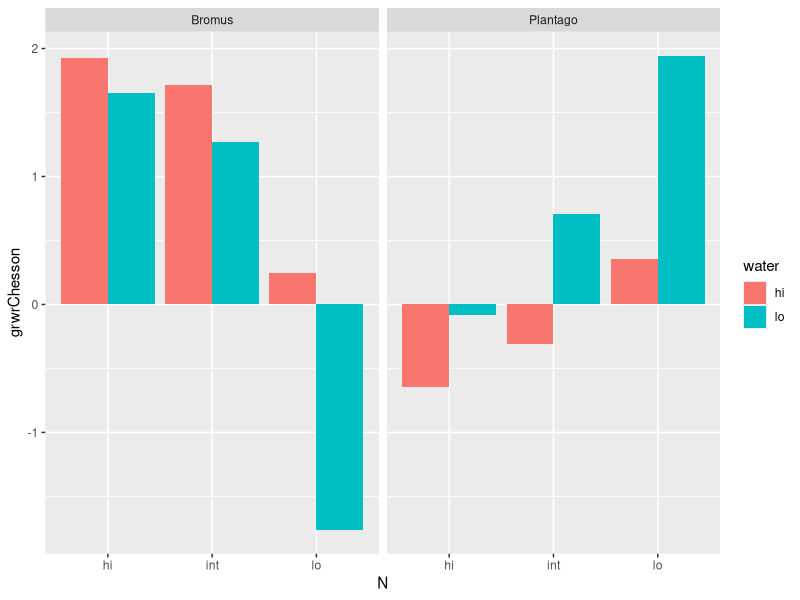
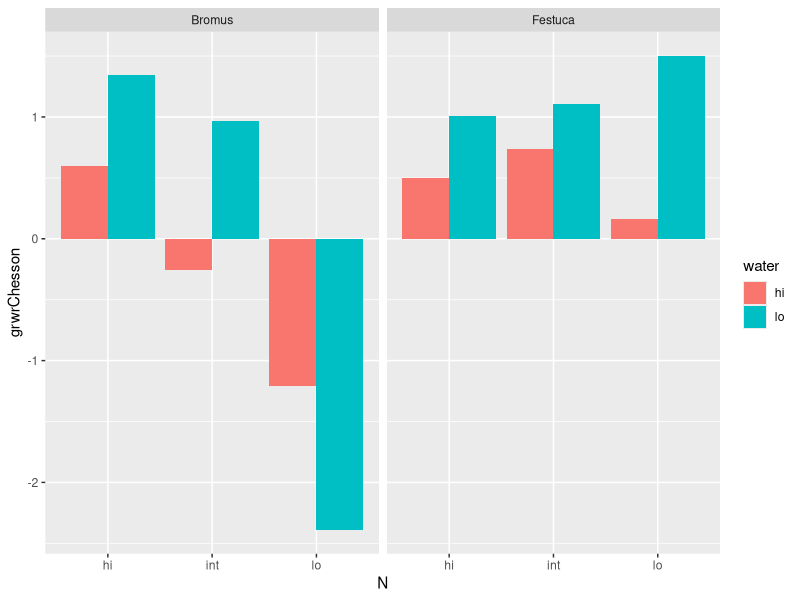
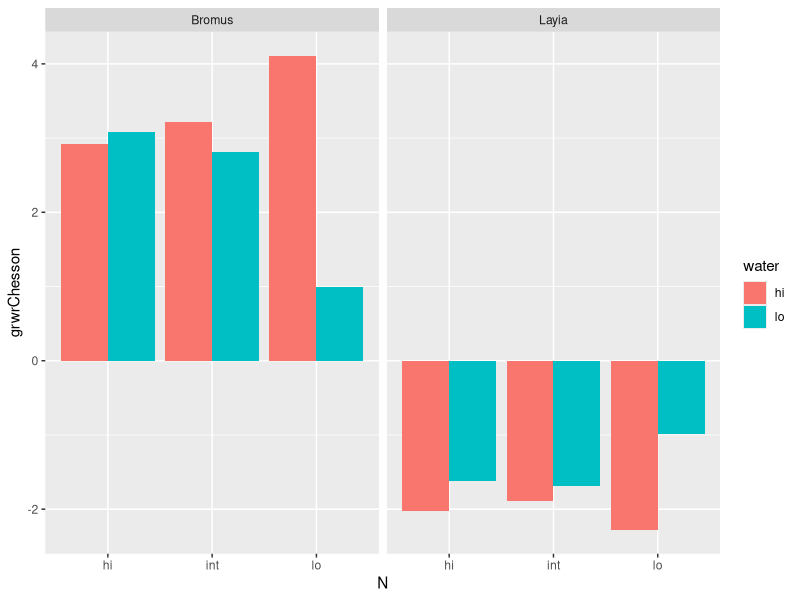
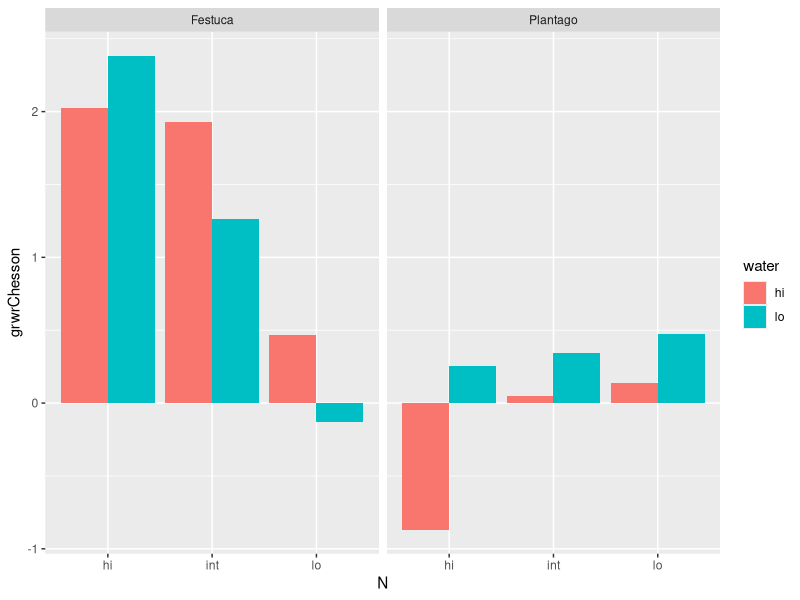
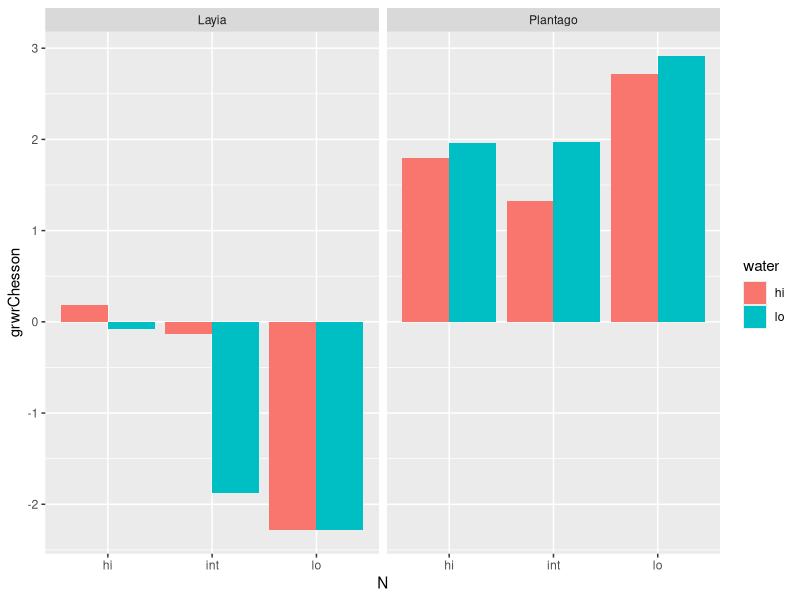
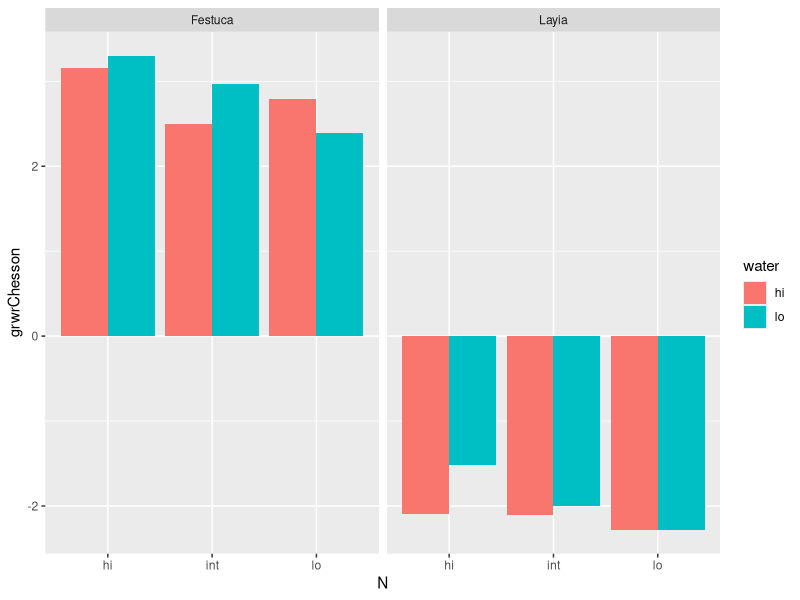

Write R code to recreate these figures, in order.
library(tidyverse)
library(gridExtra)
dat <- read.csv("Stan models/parameters.csv")

## Data manipulation
model.dat <- dat 
colnames(model.dat)[1] <- "species"
model.dat$species[which(model.dat$species == "Laya")] <- "Layia"
model.dat <- model.dat%>%
  pivot_longer(hi.water.hi.N:lo.water.lo.N, names_to ="treatment", values_to="values") %>%
  spread(param, values) 
colnames(model.dat)[2] <- "treatments"
model.dat[is.na(model.dat)] <- 0

## Set germination and survival fractions from the literature
ps <- .75 # lauren guess
pg <- .92 # gulmon
bs <- .013 # lauren guess
bg <- .98 # gulmon
fs <- .013
fg <- .83
ls <- .15
lg <- .32

###################################
####### Bromus and Plantago #######
###################################

### RUN THE MODELS FOR EACH SPECIES AT EQUILIBRIUM OR INVADING FOR A CONSISTENT CONDITION ###

### CREATE A FUNCTION THAT RUNS THE MODEL
# new growth function

growth = function(N, par.dat, t.num){
  for (i in 1:(t.num-1)){
    N$Nb[i+1] = bs*(1-bg)*N$Nb[i]  + bg*N$Nb[i]*(par.dat$Blambda[i]/(1 + par.dat$BaiP[i]*pg*N$Np[i] + par.dat$BaiB*bg*N$Nb[i]))
    
    N$Np[i+1] = ps*(1-pg)*N$Np[i] + pg*N$Np[i]*(par.dat$Plambda[i]/(1 + par.dat$PaiP[i]*pg*N$Np[i] + par.dat$PaiB[i]*bg*N$Nb[i]))
    
  }
  return(N)
}


### CREATE A FUNCTION THAT CALCULATES POPULATION CHANGE OVER TIME AND GRWR ####

grwr = function(par.dat, t.num) {
  N1 = as.data.frame(matrix(NA, nrow=t.num, ncol=2))
  colnames(N1) = c("Nb", "Np")
  N1[1,] = c(1,0)
  Bequil <- growth(N1, par.dat, t.num)
  
  N2 = as.data.frame(matrix(NA, nrow=t.num, ncol=2))
  colnames(N2) = c("Nb", "Np")
  N2[1,] = c(0,1)
  Pequil <- growth(N2, par.dat, t.num)
  
  N3 = as.data.frame(matrix(NA, nrow=t.num, ncol=2))
  colnames(N3) = c("Nb", "Np")
  N3[1,] = c(Bequil[t.num, 1],1)
  Pinvade <- growth(N3, par.dat, t.num)
  Pgrwr <- Pinvade[2,2]/Pinvade[1,2]
  Bgrwc <- Pinvade[2,1]/Pinvade[1,1]
  Pinvade$invader <- "Plantago"
  Pinvade$grwr <- Pgrwr
  Pinvade$time <- as.numeric(row.names(Pinvade))
  Pinvade$Cgrwc <- Bgrwc
  
  N4 = as.data.frame(matrix(NA, nrow=t.num, ncol=2))
  colnames(N4) = c("Nb", "Np")
  N4[1,] = c(1, Pequil[t.num, 2])
  Binvade <- growth(N4, par.dat, t.num)
  
  Bgrwr <- Binvade[2,1]/Binvade[1,1]
  Pgrwc <- Binvade[2,2]/Binvade[1,2]
  
  Binvade$invader <- "Bromus"
  Binvade$grwr <- Bgrwr
  Binvade$time <- as.numeric(row.names(Binvade))
  Binvade$Cgrwc <- Pgrwc
  
  
  out <- rbind(Binvade, Pinvade) 
  
  return(out)
}  


### CREATE A FUNCTION THAT SETS CONSISTENT PARAMETERS ACROSS TIMESTEPS ####
consistent.par <- function(model.dat, j.num, t.num){
  par = as.data.frame(matrix(NA, nrow=t, ncol=6))
  colnames(par) = c("Blambda", "BaiP", "BaiB", "Plambda", "PaiP", "PaiB")
  trtselect = rep(j.num, t.num)
  
  for (i in 1:(t.num)){
    myparams <- subset(model.dat, treatments == treatments[trtselect[i]])
    par$Blambda[i] <- as.numeric(subset(myparams, species == "Bromus")[7])
    par$BaiP[i] <- as.numeric(subset(myparams, species == "Bromus")[6])
    par$BaiB[i] <- as.numeric(subset(myparams, species == "Bromus")[3])
    par$Plambda[i] <- as.numeric(subset(myparams, species == "Plantago")[7])
    par$PaiP[i] <- as.numeric(subset(myparams, species == "Plantago")[6])
    par$PaiB[i] <- as.numeric(subset(myparams, species == "Plantago")[3])
  }
  return(par)
}


### Run the model for the consistent environment ###
t = 100

hi_hi <- consistent.par(model.dat, 1, t)
hi_int <- consistent.par(model.dat, 2, t)
hi_lo <- consistent.par(model.dat, 3, t)
lo_hi <- consistent.par(model.dat, 4, t)
lo_int <- consistent.par(model.dat, 5, t)
lo_lo <- consistent.par(model.dat, 6, t)

hi_hi_grwr <- grwr(hi_hi, t) %>%
  mutate(treatment = "hi.water.hi.N")
hi_int_grwr <- grwr(hi_int, t) %>%
  mutate(treatment = "hi.water.int.N")
hi_lo_grwr <- grwr(hi_lo, t) %>%
  mutate(treatment = "hi.water.lo.N")

lo_hi_grwr <- grwr(lo_hi, t) %>%
  mutate(treatment = "lo.water.hi.N")
lo_int_grwr <- grwr(lo_int, t) %>%
  mutate(treatment = "lo.water.int.N")
lo_lo_grwr <- grwr(lo_lo, t) %>%
  mutate(treatment = "lo.water.lo.N")

consistent.out <- rbind(hi_hi_grwr, hi_int_grwr, hi_lo_grwr, lo_hi_grwr, lo_int_grwr, lo_lo_grwr) %>%
  mutate(treatment = as.factor(treatment))


consistent.grwr.out <- consistent.out %>%
  dplyr::select(invader, grwr, treatment, Cgrwc) %>%
  unique()  %>%
  mutate(grwrChesson = log(grwr)-log(Cgrwc)) %>%
  separate(treatment, c("water", "delete", "N", "delete2"))

p1 <- ggplot(consistent.grwr.out, aes(x=N, y=grwrChesson, fill = water)) + geom_bar(stat="identity", position = "dodge") + 
  facet_wrap(~invader)


###################################
####### Bromus and Festuca ########
###################################

### RUN THE MODELS FOR EACH SPECIES AT EQUILIBRIUM OR INVADING FOR A CONSISTENT CONDITION ###

### CREATE A FUNCTION THAT RUNS THE MODEL
# new growth function

growth = function(N, par.dat, t.num){
  for (i in 1:(t.num-1)){
    N$Nb[i+1] = bs*(1-bg)*N$Nb[i]  + bg*N$Nb[i]*(par.dat$Blambda[i]/(1 + par.dat$BaiF[i]*fg*N$Nf[i] + par.dat$BaiB*bg*N$Nb[i]))
    
    N$Nf[i+1] = fs*(1-fg)*N$Nf[i] + fg*N$Nf[i]*(par.dat$Flambda[i]/(1 + par.dat$FaiF[i]*fg*N$Nf[i] + par.dat$FaiB[i]*bg*N$Nb[i]))
    
  }
  return(N)
}


### CREATE A FUNCTION THAT CALCULATES POPULATION CHANGE OVER TIME AND GRWR ####

grwr = function(par.dat, t.num) {
  N1 = as.data.frame(matrix(NA, nrow=t.num, ncol=2))
  colnames(N1) = c("Nb", "Nf")
  N1[1,] = c(1,0)
  Bequil <- growth(N1, par.dat, t.num)
  
  N2 = as.data.frame(matrix(NA, nrow=t.num, ncol=2))
  colnames(N2) = c("Nb", "Nf")
  N2[1,] = c(0,1)
  Fequil <- growth(N2, par.dat, t.num)
  
  N3 = as.data.frame(matrix(NA, nrow=t.num, ncol=2))
  colnames(N3) = c("Nb", "Nf")
  N3[1,] = c(Bequil[t.num, 1],1)
  Finvade <- growth(N3, par.dat, t.num)
  Fgrwr <- Finvade[2,2]/Finvade[1,2]
  Bgrwc <- Finvade[2,1]/Finvade[1,1]
  Finvade$invader <- "Festuca"
  Finvade$grwr <- Fgrwr
  Finvade$time <- as.numeric(row.names(Finvade))
  Finvade$Cgrwc <- Bgrwc
  
  N4 = as.data.frame(matrix(NA, nrow=t.num, ncol=2))
  colnames(N4) = c("Nb", "Nf")
  N4[1,] = c(1, Fequil[t.num, 2])
  Binvade <- growth(N4, par.dat, t.num)
  
  Bgrwr <- Binvade[2,1]/Binvade[1,1]
  Fgrwc <- Binvade[2,2]/Binvade[1,2]
  
  Binvade$invader <- "Bromus"
  Binvade$grwr <- Bgrwr
  Binvade$time <- as.numeric(row.names(Binvade))
  Binvade$Cgrwc <- Fgrwc
  
  
  out <- rbind(Binvade, Finvade) 
  
  return(out)
}  


### CREATE A FUNCTION THAT SETS CONSISTENT PARAMETERS ACROSS TIMESTEPS ####
consistent.par <- function(model.dat, j.num, t.num){
  par = as.data.frame(matrix(NA, nrow=t, ncol=6))
  colnames(par) = c("Blambda", "BaiP", "BaiB", "Flambda", "FaiF", "FaiB")
  trtselect = rep(j.num, t.num)
  
  for (i in 1:(t.num)){
    myparams <- subset(model.dat, treatments == treatments[trtselect[i]])
    par$Blambda[i] <- as.numeric(subset(myparams, species == "Bromus")[7])
    par$BaiF[i] <- as.numeric(subset(myparams, species == "Bromus")[4])
    par$BaiB[i] <- as.numeric(subset(myparams, species == "Bromus")[3])
    par$Flambda[i] <- as.numeric(subset(myparams, species == "Festuca")[7])
    par$FaiF[i] <- as.numeric(subset(myparams, species == "Festuca")[4])
    par$FaiB[i] <- as.numeric(subset(myparams, species == "Festuca")[3])
  }
  return(par)
}


### Run the model for the consistent environment ###
t = 100

hi_hi <- consistent.par(model.dat, 1, t)
hi_int <- consistent.par(model.dat, 2, t)
hi_lo <- consistent.par(model.dat, 3, t)
lo_hi <- consistent.par(model.dat, 4, t)
lo_int <- consistent.par(model.dat, 5, t)
lo_lo <- consistent.par(model.dat, 6, t)

hi_hi_grwr <- grwr(hi_hi, t) %>%
  mutate(treatment = "hi.water.hi.N")
hi_int_grwr <- grwr(hi_int, t) %>%
  mutate(treatment = "hi.water.int.N")
hi_lo_grwr <- grwr(hi_lo, t) %>%
  mutate(treatment = "hi.water.lo.N")

lo_hi_grwr <- grwr(lo_hi, t) %>%
  mutate(treatment = "lo.water.hi.N")
lo_int_grwr <- grwr(lo_int, t) %>%
  mutate(treatment = "lo.water.int.N")
lo_lo_grwr <- grwr(lo_lo, t) %>%
  mutate(treatment = "lo.water.lo.N")

consistent.out <- rbind(hi_hi_grwr, hi_int_grwr, hi_lo_grwr, lo_hi_grwr, lo_int_grwr, lo_lo_grwr) %>%
  mutate(treatment = as.factor(treatment))


consistent.grwr.out <- consistent.out %>%
  dplyr::select(invader, grwr, treatment, Cgrwc) %>%
  unique()  %>%
  mutate(grwrChesson = log(grwr)-log(Cgrwc)) %>%
  separate(treatment, c("water", "delete", "N", "delete2"))

p2 <- ggplot(consistent.grwr.out, aes(x=N, y=grwrChesson, fill = water)) + geom_bar(stat="identity", position = "dodge") + 
  facet_wrap(~invader)

###################################
####### Bromus and Layia ##########
###################################

### RUN THE MODELS FOR EACH SPECIES AT EQUILIBRIUM OR INVADING FOR A CONSISTENT CONDITION ###

### CREATE A FUNCTION THAT RUNS THE MODEL
# new growth function

growth = function(N, par.dat, t.num){
  for (i in 1:(t.num-1)){
    N$Nb[i+1] = bs*(1-bg)*N$Nb[i]  + bg*N$Nb[i]*(par.dat$Blambda[i]/(1 + par.dat$BaiL[i]*lg*N$Nl[i] + par.dat$BaiB*bg*N$Nb[i]))
    
    N$Nl[i+1] = ls*(1-lg)*N$Nl[i] + lg*N$Nl[i]*(par.dat$Llambda[i]/(1 + par.dat$LaiL[i]*lg*N$Nl[i] + par.dat$LaiB[i]*bg*N$Nb[i]))
    
  }
  return(N)
}


### CREATE A FUNCTION THAT CALCULATES POPULATION CHANGE OVER TIME AND GRWR ####

grwr = function(par.dat, t.num) {
  N1 = as.data.frame(matrix(NA, nrow=t.num, ncol=2))
  colnames(N1) = c("Nb", "Nl")
  N1[1,] = c(1,0)
  Bequil <- growth(N1, par.dat, t.num)
  
  N2 = as.data.frame(matrix(NA, nrow=t.num, ncol=2))
  colnames(N2) = c("Nb", "Nl")
  N2[1,] = c(0,1)
  Lequil <- growth(N2, par.dat, t.num)
  
  N3 = as.data.frame(matrix(NA, nrow=t.num, ncol=2))
  colnames(N3) = c("Nb", "Nl")
  N3[1,] = c(Bequil[t.num, 1],1)
  Linvade <- growth(N3, par.dat, t.num)
  Lgrwr <- Linvade[2,2]/Linvade[1,2]
  Bgrwc <- Linvade[2,1]/Linvade[1,1]
  Linvade$invader <- "Layia"
  Linvade$grwr <- Lgrwr
  Linvade$time <- as.numeric(row.names(Linvade))
  Linvade$Cgrwc <- Bgrwc
  
  N4 = as.data.frame(matrix(NA, nrow=t.num, ncol=2))
  colnames(N4) = c("Nb", "Nl")
  N4[1,] = c(1, Lequil[t.num, 2])
  Binvade <- growth(N4, par.dat, t.num)
  
  Bgrwr <- Binvade[2,1]/Binvade[1,1]
  Lgrwc <- Binvade[2,2]/Binvade[1,2]
  
  Binvade$invader <- "Bromus"
  Binvade$grwr <- Bgrwr
  Binvade$time <- as.numeric(row.names(Binvade))
  Binvade$Cgrwc <- Lgrwc
  
  
  out <- rbind(Binvade, Linvade) 
  
  return(out)
}  


### CREATE A FUNCTION THAT SETS CONSISTENT PARAMETERS ACROSS TIMESTEPS ####
consistent.par <- function(model.dat, j.num, t.num){
  par = as.data.frame(matrix(NA, nrow=t, ncol=6))
  colnames(par) = c("Blambda", "BaiL", "BaiB", "Llambda", "LaiL", "LaiB")
  trtselect = rep(j.num, t.num)
  
  for (i in 1:(t.num)){
    myparams <- subset(model.dat, treatments == treatments[trtselect[i]])
    par$Blambda[i] <- as.numeric(subset(myparams, species == "Bromus")[7])
    par$BaiL[i] <- as.numeric(subset(myparams, species == "Bromus")[5])
    par$BaiB[i] <- as.numeric(subset(myparams, species == "Bromus")[3])
    par$Llambda[i] <- as.numeric(subset(myparams, species == "Layia")[7])
    par$LaiL[i] <- as.numeric(subset(myparams, species == "Layia")[5])
    par$LaiB[i] <- as.numeric(subset(myparams, species == "Layia")[3])
  }
  return(par)
}


### Run the model for the consistent environment ###
t = 100

hi_hi <- consistent.par(model.dat, 1, t)
hi_int <- consistent.par(model.dat, 2, t)
hi_lo <- consistent.par(model.dat, 3, t)
lo_hi <- consistent.par(model.dat, 4, t)
lo_int <- consistent.par(model.dat, 5, t)
lo_lo <- consistent.par(model.dat, 6, t)

hi_hi_grwr <- grwr(hi_hi, t) %>%
  mutate(treatment = "hi.water.hi.N")
hi_int_grwr <- grwr(hi_int, t) %>%
  mutate(treatment = "hi.water.int.N")
hi_lo_grwr <- grwr(hi_lo, t) %>%
  mutate(treatment = "hi.water.lo.N")

lo_hi_grwr <- grwr(lo_hi, t) %>%
  mutate(treatment = "lo.water.hi.N")
lo_int_grwr <- grwr(lo_int, t) %>%
  mutate(treatment = "lo.water.int.N")
lo_lo_grwr <- grwr(lo_lo, t) %>%
  mutate(treatment = "lo.water.lo.N")

consistent.out <- rbind(hi_hi_grwr, hi_int_grwr, hi_lo_grwr, lo_hi_grwr, lo_int_grwr, lo_lo_grwr) %>%
  mutate(treatment = as.factor(treatment))


consistent.grwr.out <- consistent.out %>%
  dplyr::select(invader, grwr, treatment, Cgrwc) %>%
  unique()  %>%
  mutate(grwrChesson = log(grwr)-log(Cgrwc)) %>%
  separate(treatment, c("water", "delete", "N", "delete2"))

p3 <- ggplot(consistent.grwr.out, aes(x=N, y=grwrChesson, fill = water)) + geom_bar(stat="identity", position = "dodge") + 
  facet_wrap(~invader)


###################################
####### Festuca and Plantago ######
###################################

### RUN THE MODELS FOR EACH SPECIES AT EQUILIBRIUM OR INVADING FOR A CONSISTENT CONDITION ###

### CREATE A FUNCTION THAT RUNS THE MODEL
# new growth function

growth = function(N, par.dat, t.num){
  for (i in 1:(t.num-1)){
    N$Nf[i+1] = fs*(1-fg)*N$Nf[i] + fg*N$Nf[i]*(par.dat$Flambda[i]/(1 + par.dat$FaiF[i]*fg*N$Nf[i] + par.dat$FaiP[i]*pg*N$Np[i]))
    
    N$Np[i+1] = ps*(1-pg)*N$Np[i] + pg*N$Np[i]*(par.dat$Plambda[i]/(1 + par.dat$PaiP[i]*pg*N$Np[i] + par.dat$PaiF[i]*fg*N$Nf[i]))
    
  }
  return(N)
}


### CREATE A FUNCTION THAT CALCULATES POPULATION CHANGE OVER TIME AND GRWR ####

grwr = function(par.dat, t.num) {
  N1 = as.data.frame(matrix(NA, nrow=t.num, ncol=2))
  colnames(N1) = c("Nf", "Np")
  N1[1,] = c(1,0)
  Fequil <- growth(N1, par.dat, t.num)
  
  N2 = as.data.frame(matrix(NA, nrow=t.num, ncol=2))
  colnames(N2) = c("Nf", "Np")
  N2[1,] = c(0,1)
  Pequil <- growth(N2, par.dat, t.num)
  
  N3 = as.data.frame(matrix(NA, nrow=t.num, ncol=2))
  colnames(N3) = c("Nf", "Np")
  N3[1,] = c(Fequil[t.num, 1],1)
  Pinvade <- growth(N3, par.dat, t.num)
  Pgrwr <- Pinvade[2,2]/Pinvade[1,2]
  Fgrwc <- Pinvade[2,1]/Pinvade[1,1]
  Pinvade$invader <- "Plantago"
  Pinvade$grwr <- Pgrwr
  Pinvade$time <- as.numeric(row.names(Pinvade))
  Pinvade$Cgrwc <- Fgrwc
  
  N4 = as.data.frame(matrix(NA, nrow=t.num, ncol=2))
  colnames(N4) = c("Nf", "Np")
  N4[1,] = c(1, Pequil[t.num, 2])
  Finvade <- growth(N4, par.dat, t.num)
  
  Fgrwr <- Finvade[2,1]/Finvade[1,1]
  Pgrwc <- Finvade[2,2]/Finvade[1,2]
  
  Finvade$invader <- "Festuca"
  Finvade$grwr <- Fgrwr
  Finvade$time <- as.numeric(row.names(Finvade))
  Finvade$Cgrwc <- Pgrwc
  
  
  out <- rbind(Finvade, Pinvade) 
  
  return(out)
}  


### CREATE A FUNCTION THAT SETS CONSISTENT PARAMETERS ACROSS TIMESTEPS ####
consistent.par <- function(model.dat, j.num, t.num){
  par = as.data.frame(matrix(NA, nrow=t, ncol=6))
  colnames(par) = c("Flambda", "FaiP", "FaiF", "Plambda", "PaiP", "PaiF")
  trtselect = rep(j.num, t.num)
  
  for (i in 1:(t.num)){
    myparams <- subset(model.dat, treatments == treatments[trtselect[i]])
    par$Flambda[i] <- as.numeric(subset(myparams, species == "Festuca")[7])
    par$FaiP[i] <- as.numeric(subset(myparams, species == "Festuca")[6])
    par$FaiF[i] <- as.numeric(subset(myparams, species == "Festuca")[4])
    par$Plambda[i] <- as.numeric(subset(myparams, species == "Plantago")[7])
    par$PaiP[i] <- as.numeric(subset(myparams, species == "Plantago")[6])
    par$PaiF[i] <- as.numeric(subset(myparams, species == "Plantago")[4])
  }
  return(par)
}


### Run the model for the consistent environment ###
t = 100

hi_hi <- consistent.par(model.dat, 1, t)
hi_int <- consistent.par(model.dat, 2, t)
hi_lo <- consistent.par(model.dat, 3, t)
lo_hi <- consistent.par(model.dat, 4, t)
lo_int <- consistent.par(model.dat, 5, t)
lo_lo <- consistent.par(model.dat, 6, t)

hi_hi_grwr <- grwr(hi_hi, t) %>%
  mutate(treatment = "hi.water.hi.N")
hi_int_grwr <- grwr(hi_int, t) %>%
  mutate(treatment = "hi.water.int.N")
hi_lo_grwr <- grwr(hi_lo, t) %>%
  mutate(treatment = "hi.water.lo.N")

lo_hi_grwr <- grwr(lo_hi, t) %>%
  mutate(treatment = "lo.water.hi.N")
lo_int_grwr <- grwr(lo_int, t) %>%
  mutate(treatment = "lo.water.int.N")
lo_lo_grwr <- grwr(lo_lo, t) %>%
  mutate(treatment = "lo.water.lo.N")

consistent.out <- rbind(hi_hi_grwr, hi_int_grwr, hi_lo_grwr, lo_hi_grwr, lo_int_grwr, lo_lo_grwr) %>%
  mutate(treatment = as.factor(treatment))


consistent.grwr.out <- consistent.out %>%
  dplyr::select(invader, grwr, treatment, Cgrwc) %>%
  unique()  %>%
  mutate(grwrChesson = log(grwr)-log(Cgrwc)) %>%
  separate(treatment, c("water", "delete", "N", "delete2"))

p4 <- ggplot(consistent.grwr.out, aes(x=N, y=grwrChesson, fill = water)) + geom_bar(stat="identity", position = "dodge") + 
  facet_wrap(~invader)


###################################
####### Layia and Plantago ######
###################################

### RUN THE MODELS FOR EACH SPECIES AT EQUILIBRIUM OR INVADING FOR A CONSISTENT CONDITION ###

### CREATE A FUNCTION THAT RUNS THE MODEL
# new growth function

growth = function(N, par.dat, t.num){
  for (i in 1:(t.num-1)){
    N$Nl[i+1] = ls*(1-lg)*N$Nl[i] + lg*N$Nl[i]*(par.dat$Llambda[i]/(1 + par.dat$LaiL[i]*lg*N$Nl[i] + par.dat$LaiP[i]*pg*N$Np[i]))
    
    N$Np[i+1] = ps*(1-pg)*N$Np[i] + pg*N$Np[i]*(par.dat$Plambda[i]/(1 + par.dat$PaiP[i]*pg*N$Np[i] + par.dat$PaiL[i]*lg*N$Nl[i]))
    
  }
  return(N)
}


### CREATE A FUNCTION THAT CALCULATES POPULATION CHANGE OVER TIME AND GRWR ####

grwr = function(par.dat, t.num) {
  N1 = as.data.frame(matrix(NA, nrow=t.num, ncol=2))
  colnames(N1) = c("Nl", "Np")
  N1[1,] = c(1,0)
  Lequil <- growth(N1, par.dat, t.num)
  
  N2 = as.data.frame(matrix(NA, nrow=t.num, ncol=2))
  colnames(N2) = c("Nl", "Np")
  N2[1,] = c(0,1)
  Pequil <- growth(N2, par.dat, t.num)
  
  N3 = as.data.frame(matrix(NA, nrow=t.num, ncol=2))
  colnames(N3) = c("Nl", "Np")
  N3[1,] = c(Lequil[t.num, 1],1)
  Pinvade <- growth(N3, par.dat, t.num)
  Pgrwr <- Pinvade[2,2]/Pinvade[1,2]
  Lgrwc <- Pinvade[2,1]/Pinvade[1,1]
  Pinvade$invader <- "Plantago"
  Pinvade$grwr <- Pgrwr
  Pinvade$time <- as.numeric(row.names(Pinvade))
  Pinvade$Cgrwc <- Lgrwc
  
  N4 = as.data.frame(matrix(NA, nrow=t.num, ncol=2))
  colnames(N4) = c("Nl", "Np")
  N4[1,] = c(1, Pequil[t.num, 2])
  Linvade <- growth(N4, par.dat, t.num)
  
  Lgrwr <- Linvade[2,1]/Linvade[1,1]
  Pgrwc <- Linvade[2,2]/Linvade[1,2]
  
  Linvade$invader <- "Layia"
  Linvade$grwr <- Lgrwr
  Linvade$time <- as.numeric(row.names(Linvade))
  Linvade$Cgrwc <- Pgrwc
  
  
  out <- rbind(Linvade, Pinvade) 
  
  return(out)
}  


### CREATE A FUNCTION THAT SETS CONSISTENT PARAMETERS ACROSS TIMESTEPS ####
consistent.par <- function(model.dat, j.num, t.num){
  par = as.data.frame(matrix(NA, nrow=t, ncol=6))
  colnames(par) = c("Llambda", "LaiP", "LaiL", "Plambda", "PaiP", "PaiL")
  trtselect = rep(j.num, t.num)
  
  for (i in 1:(t.num)){
    myparams <- subset(model.dat, treatments == treatments[trtselect[i]])
    par$Llambda[i] <- as.numeric(subset(myparams, species == "Layia")[7])
    par$LaiP[i] <- as.numeric(subset(myparams, species == "Layia")[6])
    par$LaiL[i] <- as.numeric(subset(myparams, species == "Layia")[5])
    par$Plambda[i] <- as.numeric(subset(myparams, species == "Plantago")[7])
    par$PaiP[i] <- as.numeric(subset(myparams, species == "Plantago")[6])
    par$PaiL[i] <- as.numeric(subset(myparams, species == "Plantago")[5])
  }
  return(par)
}


### Run the model for the consistent environment ###
t = 100

hi_hi <- consistent.par(model.dat, 1, t)
hi_int <- consistent.par(model.dat, 2, t)
hi_lo <- consistent.par(model.dat, 3, t)
lo_hi <- consistent.par(model.dat, 4, t)
lo_int <- consistent.par(model.dat, 5, t)
lo_lo <- consistent.par(model.dat, 6, t)

hi_hi_grwr <- grwr(hi_hi, t) %>%
  mutate(treatment = "hi.water.hi.N")
hi_int_grwr <- grwr(hi_int, t) %>%
  mutate(treatment = "hi.water.int.N")
hi_lo_grwr <- grwr(hi_lo, t) %>%
  mutate(treatment = "hi.water.lo.N")

lo_hi_grwr <- grwr(lo_hi, t) %>%
  mutate(treatment = "lo.water.hi.N")
lo_int_grwr <- grwr(lo_int, t) %>%
  mutate(treatment = "lo.water.int.N")
lo_lo_grwr <- grwr(lo_lo, t) %>%
  mutate(treatment = "lo.water.lo.N")

consistent.out <- rbind(hi_hi_grwr, hi_int_grwr, hi_lo_grwr, lo_hi_grwr, lo_int_grwr, lo_lo_grwr) %>%
  mutate(treatment = as.factor(treatment))


consistent.grwr.out <- consistent.out %>%
  dplyr::select(invader, grwr, treatment, Cgrwc) %>%
  unique()  %>%
  mutate(grwrChesson = log(grwr)-log(Cgrwc)) %>%
  separate(treatment, c("water", "delete", "N", "delete2"))

p5 <- ggplot(consistent.grwr.out, aes(x=N, y=grwrChesson, fill = water)) + geom_bar(stat="identity", position = "dodge") + 
  facet_wrap(~invader)


###################################
####### Layia and Festuca ######
###################################

### RUN THE MODELS FOR EACH SPECIES AT EQUILIBRIUM OR INVADING FOR A CONSISTENT CONDITION ###

### CREATE A FUNCTION THAT RUNS THE MODEL
# new growth function

growth = function(N, par.dat, t.num){
  for (i in 1:(t.num-1)){
    N$Nl[i+1] = ls*(1-lg)*N$Nl[i] + lg*N$Nl[i]*(par.dat$Llambda[i]/(1 + par.dat$LaiL[i]*lg*N$Nl[i] + par.dat$LaiF[i]*fg*N$Nf[i]))
    
    N$Nf[i+1] = fs*(1-fg)*N$Nf[i] + fg*N$Nf[i]*(par.dat$Flambda[i]/(1 + par.dat$FaiF[i]*fg*N$Nf[i] + par.dat$FaiL[i]*lg*N$Nl[i]))
    
  }
  return(N)
}


### CREATE A FUNCTION THAT CALCULATES POPULATION CHANGE OVER TIME AND GRWR ####

grwr = function(par.dat, t.num) {
  N1 = as.data.frame(matrix(NA, nrow=t.num, ncol=2))
  colnames(N1) = c("Nl", "Nf")
  N1[1,] = c(1,0)
  Lequil <- growth(N1, par.dat, t.num)
  
  N2 = as.data.frame(matrix(NA, nrow=t.num, ncol=2))
  colnames(N2) = c("Nl", "Nf")
  N2[1,] = c(0,1)
  Fequil <- growth(N2, par.dat, t.num)
  
  N3 = as.data.frame(matrix(NA, nrow=t.num, ncol=2))
  colnames(N3) = c("Nl", "Nf")
  N3[1,] = c(Lequil[t.num, 1],1)
  Finvade <- growth(N3, par.dat, t.num)
  Fgrwr <- Finvade[2,2]/Finvade[1,2]
  Lgrwc <- Finvade[2,1]/Finvade[1,1]
  Finvade$invader <- "Festuca"
  Finvade$grwr <- Fgrwr
  Finvade$time <- as.numeric(row.names(Finvade))
  Finvade$Cgrwc <- Lgrwc
  
  N4 = as.data.frame(matrix(NA, nrow=t.num, ncol=2))
  colnames(N4) = c("Nl", "Nf")
  N4[1,] = c(1, Fequil[t.num, 2])
  Linvade <- growth(N4, par.dat, t.num)
  
  Lgrwr <- Linvade[2,1]/Linvade[1,1]
  Fgrwc <- Linvade[2,2]/Linvade[1,2]
  
  Linvade$invader <- "Layia"
  Linvade$grwr <- Lgrwr
  Linvade$time <- as.numeric(row.names(Linvade))
  Linvade$Cgrwc <- Fgrwc
  
  
  out <- rbind(Linvade, Finvade) 
  
  return(out)
}  


### CREATE A FUNCTION THAT SETS CONSISTENT PARAMETERS ACROSS TIMESTEPS ####
consistent.par <- function(model.dat, j.num, t.num){
  par = as.data.frame(matrix(NA, nrow=t, ncol=6))
  colnames(par) = c("Llambda", "LaiP", "LaiL", "Flambda", "FaiF", "FaiL")
  trtselect = rep(j.num, t.num)
  
  for (i in 1:(t.num)){
    myparams <- subset(model.dat, treatments == treatments[trtselect[i]])
    par$Llambda[i] <- as.numeric(subset(myparams, species == "Layia")[7])
    par$LaiF[i] <- as.numeric(subset(myparams, species == "Layia")[4])
    par$LaiL[i] <- as.numeric(subset(myparams, species == "Layia")[5])
    par$Flambda[i] <- as.numeric(subset(myparams, species == "Festuca")[7])
    par$FaiF[i] <- as.numeric(subset(myparams, species == "Festuca")[4])
    par$FaiL[i] <- as.numeric(subset(myparams, species == "Festuca")[5])
  }
  return(par)
}


### Run the model for the consistent environment ###
t = 100

hi_hi <- consistent.par(model.dat, 1, t)
hi_int <- consistent.par(model.dat, 2, t)
hi_lo <- consistent.par(model.dat, 3, t)
lo_hi <- consistent.par(model.dat, 4, t)
lo_int <- consistent.par(model.dat, 5, t)
lo_lo <- consistent.par(model.dat, 6, t)

hi_hi_grwr <- grwr(hi_hi, t) %>%
  mutate(treatment = "hi.water.hi.N")
hi_int_grwr <- grwr(hi_int, t) %>%
  mutate(treatment = "hi.water.int.N")
hi_lo_grwr <- grwr(hi_lo, t) %>%
  mutate(treatment = "hi.water.lo.N")

lo_hi_grwr <- grwr(lo_hi, t) %>%
  mutate(treatment = "lo.water.hi.N")
lo_int_grwr <- grwr(lo_int, t) %>%
  mutate(treatment = "lo.water.int.N")
lo_lo_grwr <- grwr(lo_lo, t) %>%
  mutate(treatment = "lo.water.lo.N")

consistent.out <- rbind(hi_hi_grwr, hi_int_grwr, hi_lo_grwr, lo_hi_grwr, lo_int_grwr, lo_lo_grwr) %>%
  mutate(treatment = as.factor(treatment))


consistent.grwr.out <- consistent.out %>%
  dplyr::select(invader, grwr, treatment, Cgrwc) %>%
  unique()  %>%
  mutate(grwrChesson = log(grwr)-log(Cgrwc)) %>%
  separate(treatment, c("water", "delete", "N", "delete2"))

p6 <- ggplot(consistent.grwr.out, aes(x=N, y=grwrChesson, fill = water)) + geom_bar(stat="identity", position = "dodge") + 
  facet_wrap(~invader)
